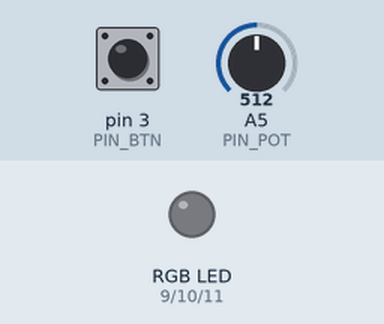
This sketch was run on a simulated Arduino Uno, built with avr-gcc and run on an emulated ATmega328P. Shown: an RGB LED mixed from three pins (HIGH = lit). The inputs (shaded band) are chosen by the test bench; at power-on: pin 3 (PIN_BTN) HIGH, A5 (PIN_POT) = 512. Dim RGB values are drawn brighter than linear.

Above: at 1.2 s.
1.3 s: pin 3 (PIN_BTN) pulled LOW for 0.15 s
At 2.1 s:
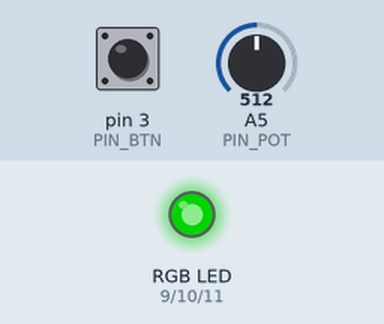
2.9 s: A5 (PIN_POT) set to 331
At 3.8 s:
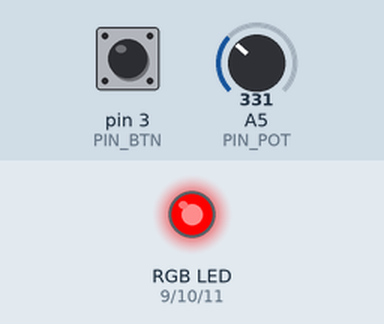
4.4 s: A5 (PIN_POT) set to 342
At 5.0 s:
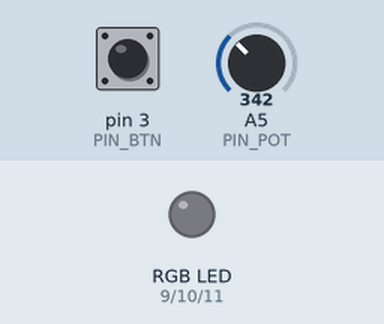
5.9 s: A5 (PIN_POT) set to 122
At 7.1 s:
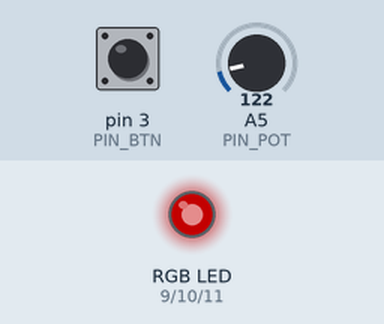
7.4 s: A5 (PIN_POT) set to 351
At 8.5 s:
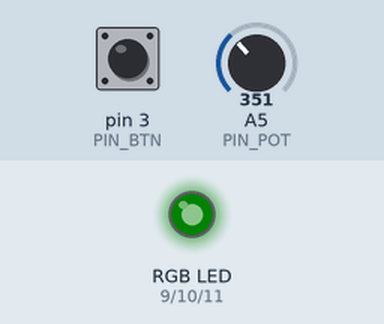
8.9 s: A5 (PIN_POT) set to 692
At 9.6 s:
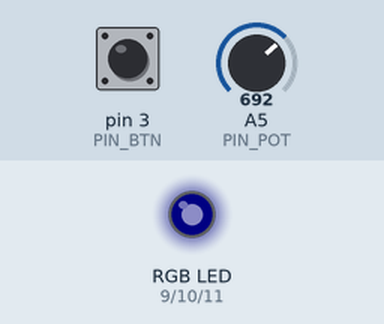
Timing chart, 0 to 11.4 s (numbered marks = the images above; inputs shaded):
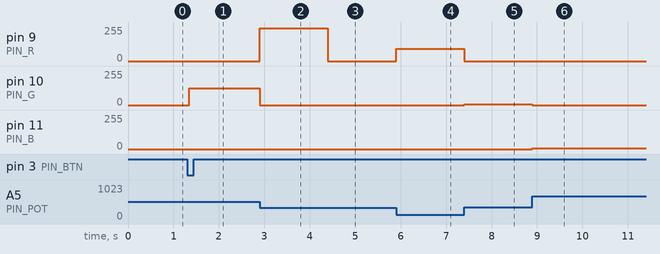

Measured:
- the behaviour switches between 341 and 342 on A5 (PIN_POT) (found by bisection; images 2 and 3)
- after the input at 1.3 s, pin 10 (PIN_G): 0/255 → 127/255 after 0.05 s
- after the input at 2.9 s, pin 9 (PIN_R): 0/255 → 247/255 at once; pin 10 (PIN_G): 127/255 → 0/255 at once
- after the input at 4.4 s, pin 9 (PIN_R): 247/255 → 0/255 at once
- after the input at 5.9 s, pin 9 (PIN_R): 0/255 → 91/255 at once
- after the input at 7.4 s, pin 9 (PIN_R): 91/255 → 0/255 at once; pin 10 (PIN_G): 0/255 → 6/255 at once
- after the input at 8.9 s, pin 10 (PIN_G): 6/255 → 0/255 at once; pin 11 (PIN_B): 0/255 → 6/255 at once

The sketch:

code.ino
```cpp
const int PIN_R   = 9;
const int PIN_G   = 10;
const int PIN_B   = 11;
const int PIN_BTN = 3;
const int PIN_POT = A5;

bool encendido = false;
bool btnPrev   = HIGH;

void setup() {
    pinMode(PIN_R,   OUTPUT);
    pinMode(PIN_G,   OUTPUT);
    pinMode(PIN_B,   OUTPUT);
    pinMode(PIN_BTN, INPUT_PULLUP);
}

void loop() {
  bool btnNow = digitalRead(PIN_BTN);
  if (btnPrev == HIGH && btnNow == LOW) {
        encendido = !encendido;
        delay(50);
  }
    btnPrev = btnNow;

  if (!encendido) {
        analogWrite(PIN_R, 0);
        analogWrite(PIN_G, 0);
        analogWrite(PIN_B, 0);
        return;
  }

  int pot = analogRead(PIN_POT);

  if (pot <= 341) {
        analogWrite(PIN_R, map(pot, 0, 341, 0, 255));
        analogWrite(PIN_G, 0);
        analogWrite(PIN_B, 0);
  }
  else if (pot <= 682) {
        analogWrite(PIN_R, 0);
        analogWrite(PIN_G, map(pot, 342, 682, 0, 255));
        analogWrite(PIN_B, 0);
  }
  else {
        analogWrite(PIN_R, 0);
        analogWrite(PIN_G, 0);
        analogWrite(PIN_B, map(pot, 683, 1023, 0, 255));
  }
}
```
